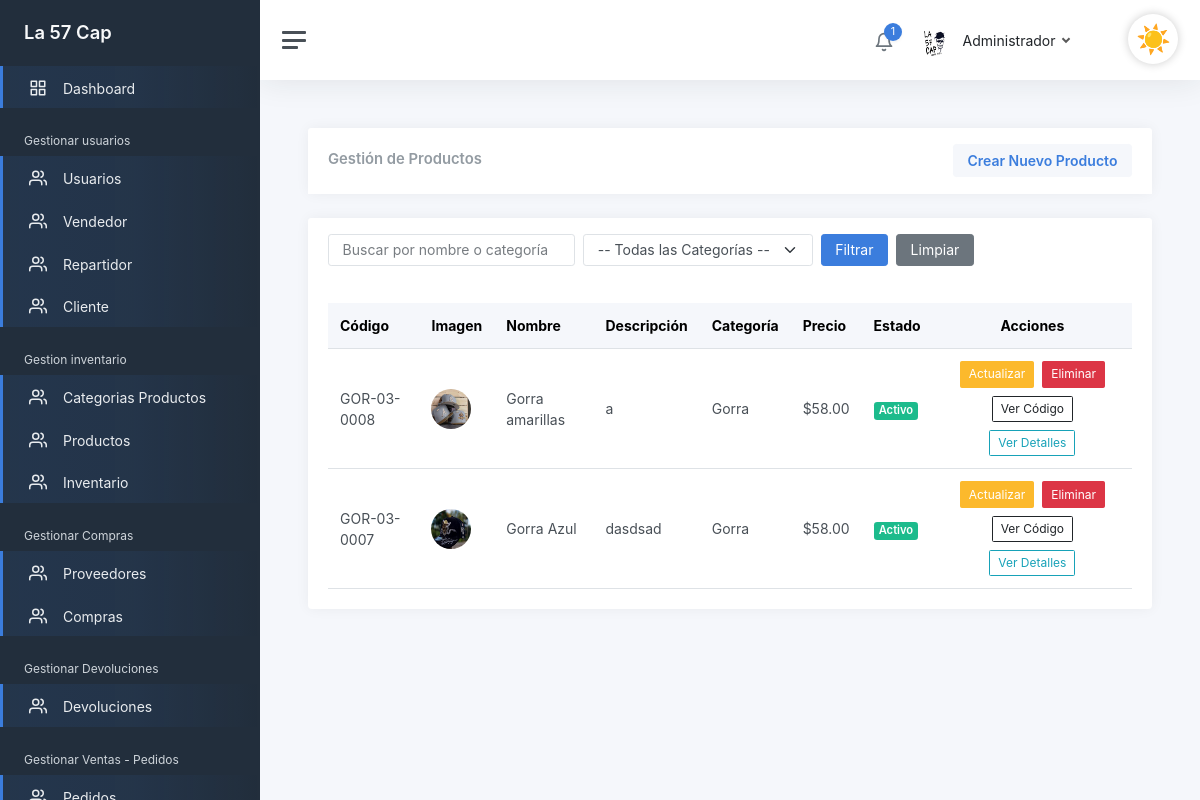
/admin/GestionarProducto (signed in), run on an earlier commit of the app's database.
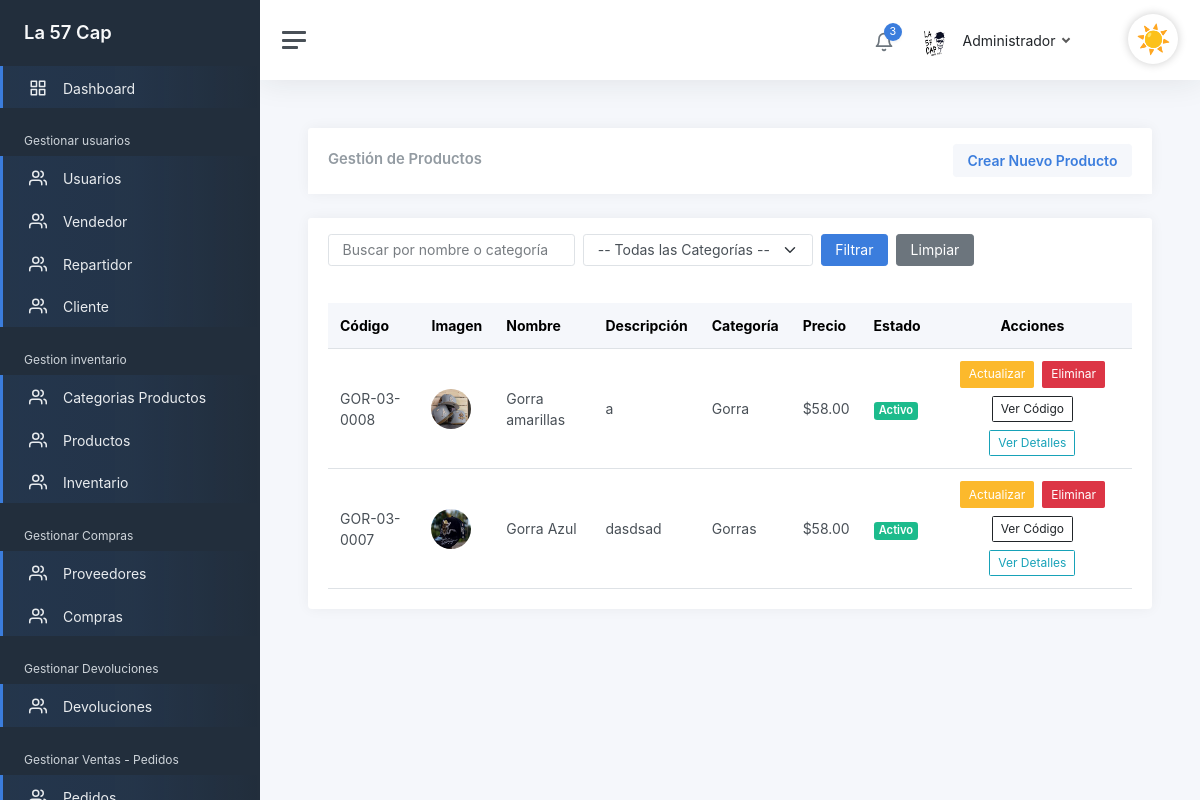
And on a later commit of the database.
### tables this page shows
CREATE TABLE `producto`  (
  `idproducto` int(0) NOT NULL AUTO_INCREMENT,
  `id_categoria` int(0) NOT NULL,
  `codigo_producto` varchar(45) NOT NULL,
  `nombre_producto` varchar(45) NOT NULL,
  `descripcion` varchar(200) NOT NULL,
  `precio` decimal(10, 2) NOT NULL,
  `eliminado` tinyint(0) NULL DEFAULT 0,
  `Foto` varchar(150) NULL DEFAULT NULL,
  PRIMARY KEY (`idproducto`) USING BTREE,
  INDEX `producto_categoria_idx`(`id_categoria`) USING BTREE,
  CONSTRAINT `producto_categoria` FOREIGN KEY (`id_categoria`) REFERENCES `categoria_producto` (`idcategoria_producto`) ON DELETE RESTRICT ON UPDATE RESTRICT
);

CREATE TABLE `categoria_producto`  (
  `idcategoria_producto` int(0) NOT NULL AUTO_INCREMENT,
  `foto` varchar(150) NULL DEFAULT NULL,
  `garantias_meses` int(0) NOT NULL,
  `titulo` varchar(80) NOT NULL,
  `politica_garantia` varchar(500) NOT NULL,
  `tiene_garantia` tinyint(0) NOT NULL,
  `eliminado` tinyint(0) NULL DEFAULT 0,
  `estado` varchar(30) NULL DEFAULT NULL,
  PRIMARY KEY (`idcategoria_producto`) USING BTREE
);

### views/Admin/producto/GestionarProducto.php (the view, shortened to what the changed rows need)
<div class="card">
    <div class="card-header d-flex justify-content-between align-items-center">
        <h2 class="card-title mb-0">Gestión de Productos</h2>
        <a href="/admin/CrearProducto" class="btn btn-light text-primary fw-bold">Crear Nuevo Producto</a>
    </div>
</div>
<div class="card mt-3">
    <div class="card-header">
        <form method="POST" class="d-flex gap-2 flex-wrap align-items-center">
            <input type="text" name="busqueda" class="form-control w-auto" placeholder="Buscar por nombre o categoría"
                   value="<?php echo $busqueda ?? ''; ?>">
            <select name="categoria" class="form-select w-auto">
                <option value="">-- Todas las Categorías --</option>
            </select>
            <input type="submit" class="btn btn-primary" value="Filtrar">
            <a href="/admin/GestionarProducto" class="btn btn-secondary">Limpiar</a>
        </form>
    </div>
    <div class="card-body">
        <div class="table-responsive">
            <table class="table table-hover mb-0">
                <thead class="table-light">
                    <tr>
                        <th>Código</th>
                        <th>Imagen</th>
                        <th>Nombre</th>
                        <th>Descripción</th>
                        <th>Categoría</th>
                        <th>Precio</th>
                        <th>Estado</th>
                        <th class="text-center">Acciones</th>
                    </tr>
                </thead>
                <tbody>
                    <?php if (!empty($productos)): ?>
                        <?php foreach ($productos as $producto): ?>
                            <tr>
                                <td><?php echo $producto->codigo_producto; ?></td>
                                <td>
                                    <img src="/img/productos/<?php echo $producto->Foto ?? 'default.jpg'; ?>" width="40" height="40"
                                         class="rounded-circle" alt="Imagen producto">
                                </td>
                                <td><?php echo $producto->nombre_producto; ?></td>
                                <td><?php echo $producto->descripcion; ?></td>
                                <td><?php echo $producto->categoria_nombre ?? '—'; ?></td>
                                <td>$<?php echo number_format($producto->precio, 2); ?></td>
                                <td>
                                    <span class="badge bg-<?php echo $producto->eliminado ? 'secondary' : 'success'; ?>">
                                        <?php echo $producto->eliminado ? 'Inactivo' : 'Activo'; ?>
                                    </span>
                                </td>
                                <td class="text-center">
                                    <div class="d-flex justify-content-center gap-2 flex-wrap">
                                        <a href="/admin/ActualizarProducto?id=<?php echo $producto->idproducto; ?>"
                                           class="btn btn-sm btn-warning">Actualizar</a>
                                        <form method="POST" action="/admin/EliminarProducto" class="d-inline">
                                            <input type="submit" class="btn btn-sm btn-danger" value="Eliminar">
                                        </form>
                                        <a href="/admin/GenerarCodigoBarras?id=<?php echo $producto->idproducto; ?>"
                                           class="btn btn-sm btn-outline-dark">Ver Código</a>
                                        <a href="/admin/VerProducto?id=<?php echo $producto->idproducto; ?>"
                                           class="btn btn-sm btn-outline-info">Ver Detalles</a>
                                    </div>
                                </td>
                            </tr>
                        <?php endforeach; ?>
                    <?php else: ?>
                        <tr>
                            <td colspan="8" class="text-center text-muted">No se encontraron productos.</td>
                        </tr>
                    <?php endif; ?>
                </tbody>
            </table>
        </div>
    </div>
</div>

### views/layout/layoutAdmin.php (shortened to what the changed rows need)
<!DOCTYPE html>
<html lang="en">
<head>
    <link rel="stylesheet" href="/build/css/app.css">
</head>
<body>
    <div class="wrapper">
        <nav id="sidebar" class="sidebar js-sidebar">
            <div class="sidebar-content js-simplebar">
                <a class="sidebar-brand" href="/admin">
                    <span class="align-middle">La 57 Cap</span>
                </a>
                <ul class="sidebar-nav">
                    <li class="sidebar-item active">
                        <a class="sidebar-link" href="/admin/Dashboard">
                            <i class="align-middle" data-feather="grid"></i> <span class="align-middle">Dashboard</span>
                        </a>
                    </li>
                    <li class="sidebar-header">
                        Gestionar usuarios
                    </li>
                    <li class="sidebar-item active">
                        <a class="sidebar-link" href="/admin/GestionarUsuario">
                            <i class="align-middle" data-feather="users"></i> <span class="align-middle">
                                Usuarios</span>
                        </a>
                    </li>
                    <li class="sidebar-item active">
                        <a class="sidebar-link" href="/admin/GestionarVendedores">
                            <i class="align-middle" data-feather="users"></i> <span class="align-middle">
                                Vendedor</span>
                        </a>
                    </li>
                    <li class="sidebar-item active">
                        <a class="sidebar-link" href="/admin/GestionarRepartidor">
                            <i class="align-middle" data-feather="users"></i> <span class="align-middle">
                                Repartidor</span>
                        </a>
                    </li>
                    <li class="sidebar-item active">
                        <a class="sidebar-link" href="/admin/GestionarCliente">
                            <i class="align-middle" data-feather="users"></i> <span class="align-middle">
                                Cliente</span>
                        </a>
                    </li>
                    <li class="sidebar-header">
                        Gestion inventario
                    </li>
                    <li class="sidebar-item active">
                        <a class="sidebar-link" href="/admin/GestionarCategoriaProducto">
                            <i class="align-middle" data-feather="users"></i> <span class="align-middle">
                                Categorias Productos</span>
                        </a>
                    </li>
                    <li class="sidebar-item active">
                        <a class="sidebar-link" href="/admin/GestionarProducto">
                            <i class="align-middle" data-feather="users"></i> <span class="align-middle">
                                Productos</span>
                        </a>
                    </li>
                    <li class="sidebar-item active">
                        <a class="sidebar-link" href="/admin/InventarioGeneral">
                            <i class="align-middle" data-feather="users"></i> <span class="align-middle">
                                Inventario</span>
                        </a>
                    </li>
                    <li class="sidebar-header">
                        Gestionar Compras
                    </li>
                    <li class="sidebar-item active">
                        <a class="sidebar-link" href="/admin/GestionarProveedores">
                            <i class="align-middle" data-feather="users"></i> <span class="align-middle">
                                Proveedores</span>
                        </a>
                    </li>
                    <li class="sidebar-item active">
                        <a class="sidebar-link" href="/admin/GestionarCompras">
                            <i class="align-middle" data-feather="users"></i> <span class="align-middle">
                                Compras
                            </span>
                        </a>
                    </li>
                    <li class="sidebar-header">
                        Gestionar Devoluciones
                    </li>
                    <li class="sidebar-item active">
                        <a class="sidebar-link" href="/admin/devoluciones">
                            <i class="align-middle" data-feather="users"></i> <span class="align-middle">
                                Devoluciones
                            </span>
                        </a>
                    </li>
                    <li class="sidebar-header">
                        Gestionar Ventas - Pedidos
                    </li>
                    <li class="sidebar-item active">
                        <a class="sidebar-link" href="/admin/historialPedidos">
                            <i class="align-middle" data-feather="users"></i> <span class="align-middle">
                            </span>
                        </a>
                    </li>
                </ul>
            </div>
        </nav>
        <div class="main">
            <nav class="navbar navbar-expand navbar-light navbar-bg">
                <a class="sidebar-toggle js-sidebar-toggle">
                    <i class="hamburger align-self-center"></i>
                </a>
                <div class="navbar-collapse collapse">
                    <ul class="navbar-nav navbar-align">
                        <li class="nav-item dropdown">
                            <a class="nav-icon dropdown-toggle" href="#" id="alertsDropdown" data-bs-toggle="dropdown">
                                <div class="position-relative">
                                    <i class="align-middle" data-feather="bell"></i>
                                    <span class="indicator"><?= count(Notificacion::obtenerPorUsuario($_SESSION['id'])) ?></span>
                                </div>
                            </a>
                        </li>
                        <li class="nav-item dropdown">
                            <?php
                            $nombreUsuario = $_SESSION['nombre'] ?? 'Administrador';
                            $fotoPerfil = $_SESSION['f_perfil'] ?? 'f_perfil_admin.png';
                            $rutaPerfil = "/img/users/" . $fotoPerfil;
                            ?>
                            <a class="nav-link dropdown-toggle d-none d-sm-inline-block" href="#"
                                data-bs-toggle="dropdown">
                                <img src="<?php echo $rutaPerfil; ?>" class="avatar img-fluid rounded me-1"
                                    alt="Foto de perfil" />
                                <span class="text-dark"><?php echo htmlspecialchars($nombreUsuario); ?></span>
                            </a>
                        </li>
                    </ul>
                </div>
                <div class="form-check form-switch ms-3">
                    <label for="darkModeSwitch" class="toggle-icon"></label>
                </div>
            </nav>
            <main class="content">
                <div class="container-fluid p-0">
                    <?php echo $contenido; ?>
                </div>
            </main>
        </div>
    </div>
</body>
</html>

What changed in the data, as far as the page shows it:
changed producto "GOR-03-0007": id_categoria.titulo "Gorra" → "Gorras"
Also different on the page:
count(Notificacion::obtenerPorUsuario($_SESSION['id'])): "1" → "3"
